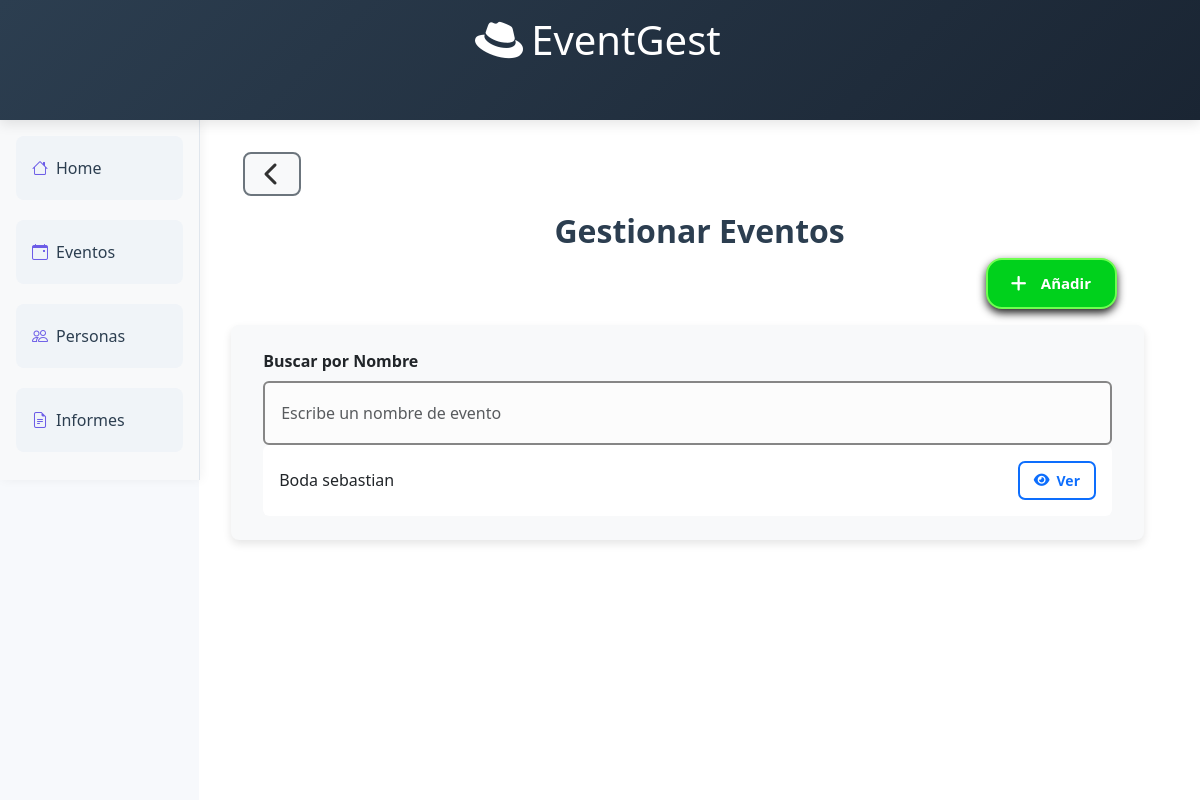
The app's page /manage_event/, older data.
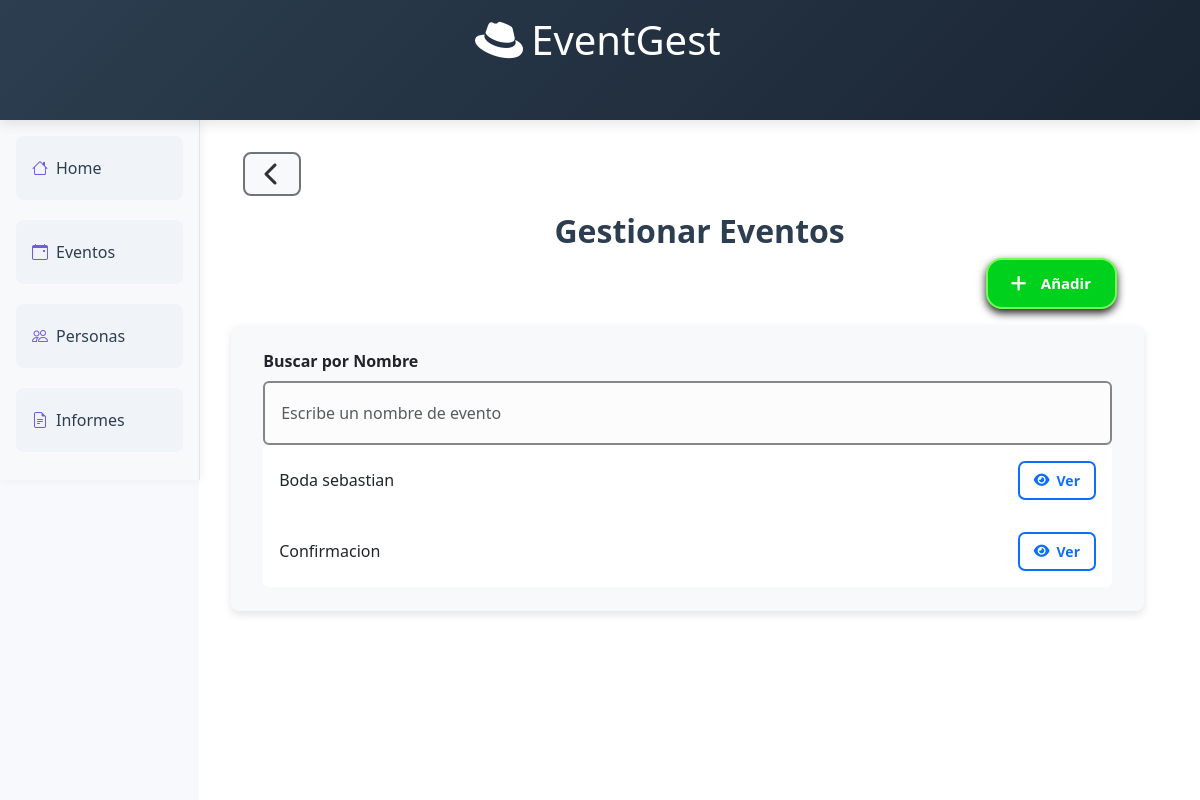
The same page, newer data.
### event_module/models.py (models this page shows, shortened)
class Event(models.Model):
    name = models.CharField(max_length=100, validators=[MinLengthValidator(3)])
    startDate = models.DateField()
    endDate = models.DateField()
    place = models.ForeignKey(Place, on_delete=models.CASCADE)
    typeEvent = models.ForeignKey(TypeEvent, on_delete=models.CASCADE)
    client = models.ForeignKey('people_module.Person', on_delete=models.CASCADE, related_name="events")
    isVisible = models.BooleanField(default=True)

### event_module/views.py (the view, shortened to what this page needs)
# urls.py: path("manage_event/", include('event_module.urls')),
def manage_event(request):
    events = services.getAllEvents()
    people = people_services.getAllPeople()
    print(len(people))
    if request.method == "GET":
        return render(request, "manage_event.html", {"events": events, "people":people})
    return render(request, "manage_event.html", {"events": events, "people": people})

### event_module/services.py (called while the page is built)
def getAllEvents():
    return Event.objects.filter(isVisible=True)

### people_module/services.py (called while the page is built)
def getAllPeople():
    return Person.objects.filter(isVisible=True)

### event_module/templates/manage_event.html (shortened to what this page needs)
{% extends 'header-event.html' %}
{% block content %}
      <div class="content-panel d-flex w-100 h-100 align-items-center justify-content-center">
        <div class="container w-100 h-100">
          <div class="row">
            <div class="mb-3">
              <button type="button" id="before-button" class="btn btn-outline-secondary btn-back" onclick="window.history.back()">
                <i class="fa-solid fa-chevron-left fa-beat"></i>
              </button>
            </div>
            <h2 class="text-center col-md-12 align-center">Gestionar Eventos</h2>
          </div>
          <div class="row col-md-12">
            <div id="event-button-container" class="col-md-12 d-flex justify-content-end mt-3 mt-md-0">
              <button id="activateEventCreateButton" type="submit" class="btn-plus btn btn-success special-button green">
                <p><i class="fa-solid fa-plus"></i>Añadir</p></button>
            </div>
          </div>
          <div class="row col-md-12 mt-3">
            <div id="search-container" class="col-md-12 align-items-center">
              <form method="POST">
                <label for="searchInput" class="form-label fw-bold">Buscar por Nombre</label>
                <input id="searchInput" name="dni" type="text" class="form-control special-form"
                        placeholder="Escribe un nombre de evento" style="height: 4em;">
              </form>
              <ul id="resultsList" class="list-group">
                {% for event in events %}
                <li class="list-group-item d-flex justify-content-between align-items-center">
                  <span>{{ event.name }}</span>
                  <button class="btn btn-sm btn-outline-primary view-button"
                        onclick="showEventDetails(this)"
                        data-id="{{ event.id }}"
                        data-start-date="{{ event.startDate|date:'Y-m-d' }}"
                        data-end-date="{{ event.endDate|date:'Y-m-d' }}"
                        data-place="{{ event.place.name }}"
                        data-type="{{ event.typeEvent.type }}"
                        data-place-id="{{ event.place.id }}"
                        data-type-id="{{ event.typeEvent.id }}"
                        data-client="{{ event.client.id }}"
                        data-name="{{ event.name }}">
                    <i class="fa-solid fa-eye"></i>Ver
                  </button>
                </li>
                {% endfor %}
              </ul>
            </div>
          </div>
        </div>
      </div>
    </div>
  </div>
{% endblock %}

Row changes from the older to the newer data that the page shows:
added Event: name "Confirmacion"
